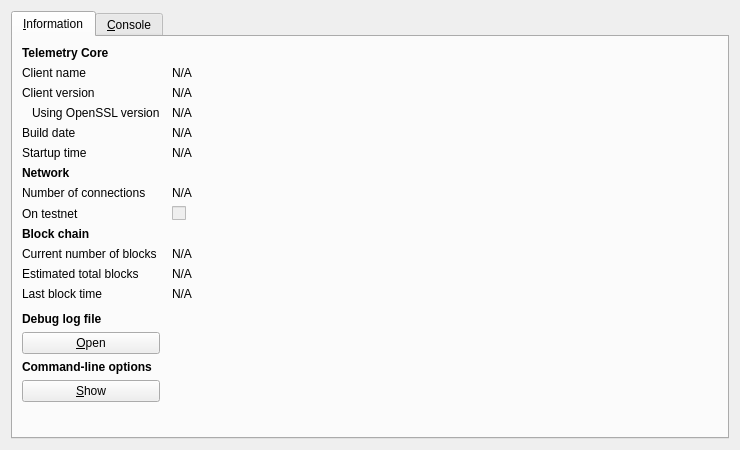
<?xml version="1.0" encoding="UTF-8"?>
<ui version="4.0">
 <class>RPCConsole</class>
 <widget class="QDialog" name="RPCConsole">
  <property name="geometry">
   <rect>
    <x>0</x>
    <y>0</y>
    <width>740</width>
    <height>450</height>
   </rect>
  </property>
  <property name="windowTitle">
   <string>Telemetry - Debug window</string>
  </property>
  <layout class="QVBoxLayout" name="verticalLayout_2">
   <item>
    <widget class="QTabWidget" name="tabWidget">
     <property name="currentIndex">
      <number>0</number>
     </property>
     <widget class="QWidget" name="tab_info">
      <attribute name="title">
       <string>&amp;Information</string>
      </attribute>
      <layout class="QGridLayout" name="gridLayout" columnstretch="0,1">
       <property name="horizontalSpacing">
        <number>12</number>
       </property>
       <item row="0" column="0">
        <widget class="QLabel" name="label_9">
         <property name="font">
          <font>
           <weight>75</weight>
           <bold>true</bold>
          </font>
         </property>
         <property name="text">
          <string>Telemetry Core</string>
         </property>
        </widget>
       </item>
       <item row="1" column="0">
        <widget class="QLabel" name="label_5">
         <property name="text">
          <string>Client name</string>
         </property>
        </widget>
       </item>
       <item row="1" column="1">
        <widget class="QLabel" name="clientName">
         <property name="cursor">
          <cursorShape>IBeamCursor</cursorShape>
         </property>
         <property name="text">
          <string>N/A</string>
         </property>
         <property name="textFormat">
          <enum>Qt::PlainText</enum>
         </property>
         <property name="textInteractionFlags">
          <set>Qt::LinksAccessibleByMouse|Qt::TextSelectableByKeyboard|Qt::TextSelectableByMouse</set>
         </property>
        </widget>
       </item>
       <item row="2" column="0">
        <widget class="QLabel" name="label_6">
         <property name="text">
          <string>Client version</string>
         </property>
        </widget>
       </item>
       <item row="2" column="1">
        <widget class="QLabel" name="clientVersion">
         <property name="cursor">
          <cursorShape>IBeamCursor</cursorShape>
         </property>
         <property name="text">
          <string>N/A</string>
         </property>
         <property name="textFormat">
          <enum>Qt::PlainText</enum>
         </property>
         <property name="textInteractionFlags">
          <set>Qt::LinksAccessibleByMouse|Qt::TextSelectableByKeyboard|Qt::TextSelectableByMouse</set>
         </property>
        </widget>
       </item>
       <item row="3" column="0">
        <widget class="QLabel" name="label_14">
         <property name="text">
          <string>Using OpenSSL version</string>
         </property>
         <property name="indent">
          <number>10</number>
         </property>
        </widget>
       </item>
       <item row="3" column="1">
        <widget class="QLabel" name="openSSLVersion">
         <property name="cursor">
          <cursorShape>IBeamCursor</cursorShape>
         </property>
         <property name="text">
          <string>N/A</string>
         </property>
         <property name="textFormat">
          <enum>Qt::PlainText</enum>
         </property>
         <property name="textInteractionFlags">
          <set>Qt::LinksAccessibleByMouse|Qt::TextSelectableByKeyboard|Qt::TextSelectableByMouse</set>
         </property>
        </widget>
       </item>
       <item row="4" column="0">
        <widget class="QLabel" name="label_12">
         <property name="text">
          <string>Build date</string>
         </property>
        </widget>
       </item>
       <item row="4" column="1">
        <widget class="QLabel" name="buildDate">
         <property name="cursor">
          <cursorShape>IBeamCursor</cursorShape>
         </property>
         <property name="text">
          <string>N/A</string>
         </property>
         <property name="textFormat">
          <enum>Qt::PlainText</enum>
         </property>
         <property name="textInteractionFlags">
          <set>Qt::LinksAccessibleByMouse|Qt::TextSelectableByKeyboard|Qt::TextSelectableByMouse</set>
         </property>
        </widget>
       </item>
       <item row="5" column="0">
        <widget class="QLabel" name="label_13">
         <property name="text">
          <string>Startup time</string>
         </property>
        </widget>
       </item>
       <item row="5" column="1">
        <widget class="QLabel" name="startupTime">
         <property name="cursor">
          <cursorShape>IBeamCursor</cursorShape>
         </property>
         <property name="text">
          <string>N/A</string>
         </property>
         <property name="textFormat">
          <enum>Qt::PlainText</enum>
         </property>
         <property name="textInteractionFlags">
          <set>Qt::LinksAccessibleByMouse|Qt::TextSelectableByKeyboard|Qt::TextSelectableByMouse</set>
         </property>
        </widget>
       </item>
       <item row="6" column="0">
        <widget class="QLabel" name="label_11">
         <property name="font">
          <font>
           <weight>75</weight>
           <bold>true</bold>
          </font>
         </property>
         <property name="text">
          <string>Network</string>
         </property>
        </widget>
       </item>
       <item row="7" column="0">
        <widget class="QLabel" name="label_7">
         <property name="text">
          <string>Number of connections</string>
         </property>
        </widget>
       </item>
       <item row="7" column="1">
        <widget class="QLabel" name="numberOfConnections">
         <property name="cursor">
          <cursorShape>IBeamCursor</cursorShape>
         </property>
         <property name="text">
          <string>N/A</string>
         </property>
         <property name="textFormat">
          <enum>Qt::PlainText</enum>
         </property>
         <property name="textInteractionFlags">
          <set>Qt::LinksAccessibleByMouse|Qt::TextSelectableByKeyboard|Qt::TextSelectableByMouse</set>
         </property>
        </widget>
       </item>
       <item row="8" column="0">
        <widget class="QLabel" name="label_8">
         <property name="text">
          <string>On testnet</string>
         </property>
        </widget>
       </item>
       <item row="8" column="1">
        <widget class="QCheckBox" name="isTestNet">
         <property name="enabled">
          <bool>false</bool>
         </property>
         <property name="text">
          <string/>
         </property>
        </widget>
       </item>
       <item row="9" column="0">
        <widget class="QLabel" name="label_10">
         <property name="font">
          <font>
           <weight>75</weight>
           <bold>true</bold>
          </font>
         </property>
         <property name="text">
          <string>Block chain</string>
         </property>
        </widget>
       </item>
       <item row="10" column="0">
        <widget class="QLabel" name="label_3">
         <property name="text">
          <string>Current number of blocks</string>
         </property>
        </widget>
       </item>
       <item row="10" column="1">
        <widget class="QLabel" name="numberOfBlocks">
         <property name="cursor">
          <cursorShape>IBeamCursor</cursorShape>
         </property>
         <property name="text">
          <string>N/A</string>
         </property>
         <property name="textFormat">
          <enum>Qt::PlainText</enum>
         </property>
         <property name="textInteractionFlags">
          <set>Qt::LinksAccessibleByMouse|Qt::TextSelectableByKeyboard|Qt::TextSelectableByMouse</set>
         </property>
        </widget>
       </item>
       <item row="11" column="0">
        <widget class="QLabel" name="label_4">
         <property name="text">
          <string>Estimated total blocks</string>
         </property>
        </widget>
       </item>
       <item row="11" column="1">
        <widget class="QLabel" name="totalBlocks">
         <property name="cursor">
          <cursorShape>IBeamCursor</cursorShape>
         </property>
         <property name="text">
          <string>N/A</string>
         </property>
         <property name="textFormat">
          <enum>Qt::PlainText</enum>
         </property>
         <property name="textInteractionFlags">
          <set>Qt::LinksAccessibleByMouse|Qt::TextSelectableByKeyboard|Qt::TextSelectableByMouse</set>
         </property>
        </widget>
       </item>
       <item row="12" column="0">
        <widget class="QLabel" name="label_2">
         <property name="text">
          <string>Last block time</string>
         </property>
        </widget>
       </item>
       <item row="12" column="1">
        <widget class="QLabel" name="lastBlockTime">
         <property name="cursor">
          <cursorShape>IBeamCursor</cursorShape>
         </property>
         <property name="text">
          <string>N/A</string>
         </property>
         <property name="textFormat">
          <enum>Qt::PlainText</enum>
         </property>
         <property name="textInteractionFlags">
          <set>Qt::LinksAccessibleByMouse|Qt::TextSelectableByKeyboard|Qt::TextSelectableByMouse</set>
         </property>
        </widget>
       </item>
       <item row="13" column="0">
        <spacer name="verticalSpacer_2">
         <property name="orientation">
          <enum>Qt::Vertical</enum>
         </property>
         <property name="sizeHint" stdset="0">
          <size>
           <width>20</width>
           <height>20</height>
          </size>
         </property>
        </spacer>
       </item>
       <item row="14" column="0">
        <widget class="QLabel" name="labelDebugLogfile">
         <property name="font">
          <font>
           <weight>75</weight>
           <bold>true</bold>
          </font>
         </property>
         <property name="text">
          <string>Debug log file</string>
         </property>
        </widget>
       </item>
       <item row="15" column="0">
        <widget class="QPushButton" name="openDebugLogfileButton">
         <property name="toolTip">
          <string>Open the Telemetry debug log file from the current data directory. This can take a few seconds for large log files.</string>
         </property>
         <property name="text">
          <string>&amp;Open</string>
         </property>
         <property name="autoDefault">
          <bool>false</bool>
         </property>
        </widget>
       </item>
       <item row="16" column="0">
        <widget class="QLabel" name="labelCLOptions">
         <property name="font">
          <font>
           <weight>75</weight>
           <bold>true</bold>
          </font>
         </property>
         <property name="text">
          <string>Command-line options</string>
         </property>
        </widget>
       </item>
       <item row="17" column="0">
        <widget class="QPushButton" name="showCLOptionsButton">
         <property name="toolTip">
          <string>Show the Telemetry-Qt help message to get a list with possible Telemetry command-line options.</string>
         </property>
         <property name="text">
          <string>&amp;Show</string>
         </property>
         <property name="autoDefault">
          <bool>false</bool>
         </property>
        </widget>
       </item>
       <item row="18" column="0">
        <spacer name="verticalSpacer">
         <property name="orientation">
          <enum>Qt::Vertical</enum>
         </property>
         <property name="sizeHint" stdset="0">
          <size>
           <width>20</width>
           <height>40</height>
          </size>
         </property>
        </spacer>
       </item>
      </layout>
     </widget>
     <widget class="QWidget" name="tab_console">
      <attribute name="title">
       <string>&amp;Console</string>
      </attribute>
      <layout class="QVBoxLayout" name="verticalLayout_3">
       <property name="spacing">
        <number>3</number>
       </property>
       <item>
        <widget class="QTextEdit" name="messagesWidget">
         <property name="minimumSize">
          <size>
           <width>0</width>
           <height>100</height>
          </size>
         </property>
         <property name="readOnly">
          <bool>true</bool>
         </property>
         <property name="tabKeyNavigation" stdset="0">
          <bool>false</bool>
         </property>
         <property name="columnCount" stdset="0">
          <number>2</number>
         </property>
        </widget>
       </item>
       <item>
        <layout class="QHBoxLayout" name="horizontalLayout">
         <property name="spacing">
          <number>3</number>
         </property>
         <item>
          <widget class="QLabel" name="label">
           <property name="text">
            <string notr="true">&gt;</string>
           </property>
          </widget>
         </item>
         <item>
          <widget class="QLineEdit" name="lineEdit"/>
         </item>
         <item>
          <widget class="QPushButton" name="clearButton">
           <property name="maximumSize">
            <size>
             <width>24</width>
             <height>24</height>
            </size>
           </property>
           <property name="toolTip">
            <string>Clear console</string>
           </property>
           <property name="text">
            <string/>
           </property>
           <property name="icon">
            <iconset resource="../bitcoin.qrc">
             <normaloff>:/icons/remove</normaloff>:/icons/remove</iconset>
           </property>
           <property name="shortcut">
            <string notr="true">Ctrl+L</string>
           </property>
           <property name="autoDefault">
            <bool>false</bool>
           </property>
          </widget>
         </item>
        </layout>
       </item>
      </layout>
     </widget>
    </widget>
   </item>
  </layout>
 </widget>
 <resources>
  <include location="../bitcoin.qrc"/>
 </resources>
 <connections/>
</ui>
